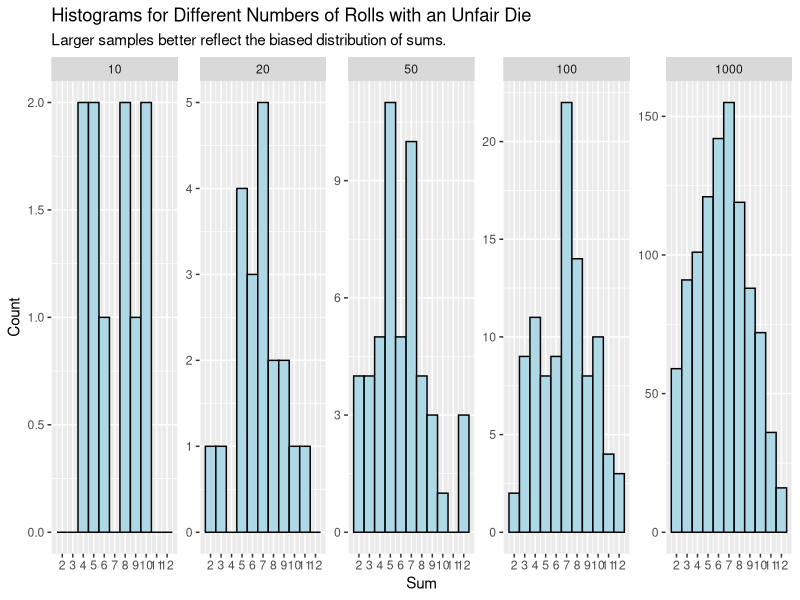
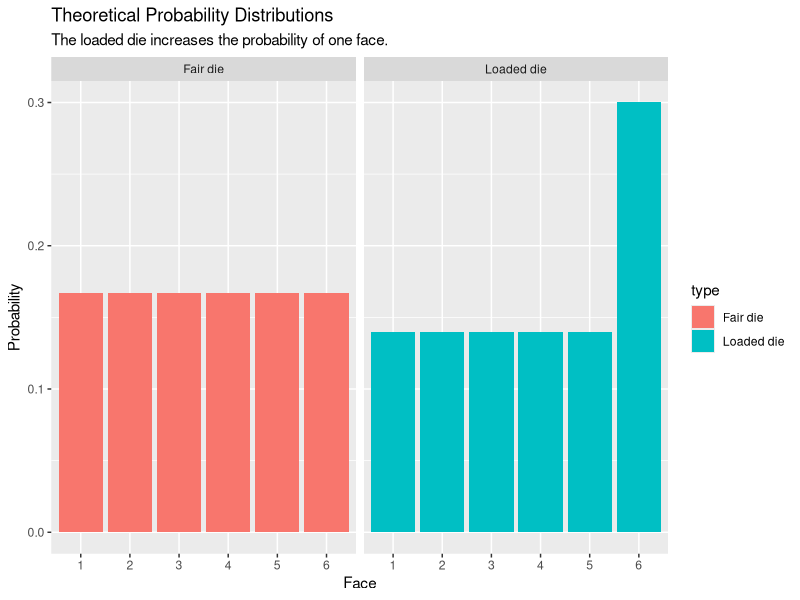
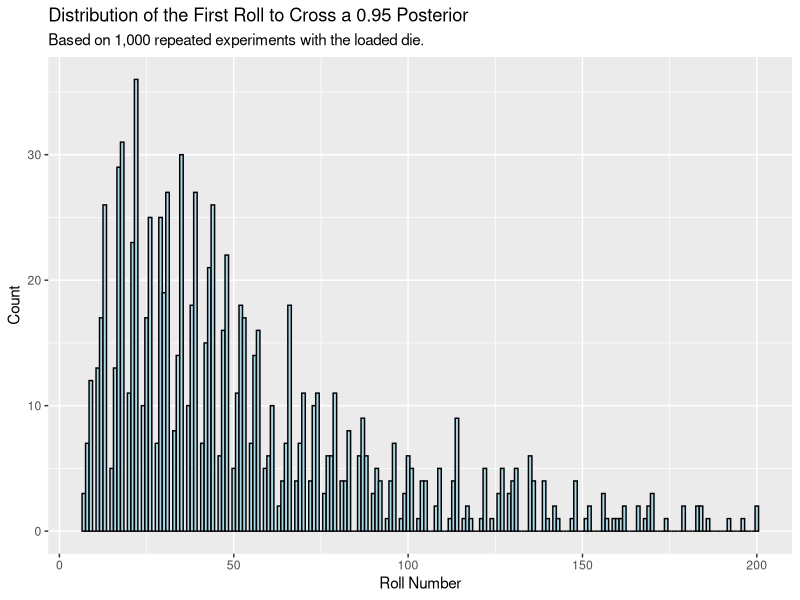

Recreate these plots in R, in order.
## ---- chunk 1
#| message: false
library(tidyverse)
## ---- chunk 2
#| cache: true
throw_dice <- function(n, weights = rep(1/6, 6)) {
  dice1 <- sample(1:6, size = n, replace = TRUE, prob = weights)
  dice2 <- sample(1:6, size = n, replace = TRUE, prob = weights)
  dice1 + dice2
}
## ---- chunk 3
set.seed(10)

weights <- c(0.25, rep(0.75 / 5, 5))
sample_sizes <- c(10, 20, 50, 100, 1000)

simulations <- tibble(
  n = sample_sizes,
  sums = map(n, ~ throw_dice(.x, weights = weights))
)

simulations |>
  unnest(sums) |>
  mutate(n = factor(n, levels = sample_sizes)) |>
  ggplot(aes(x = sums)) +
  geom_histogram(binwidth = 1, color = "black", fill = "lightblue") +
  scale_x_continuous(breaks = 2:12) +
  facet_wrap(~ n, scales = "free_y", ncol = 5) +
  labs(
    title = "Histograms for Different Numbers of Rolls with an Unfair Die",
    subtitle = "Larger samples better reflect the biased distribution of sums.",
    x = "Sum",
    y = "Count"
  )
## ---- chunk 4
fair_probs <- tibble(
  face = 1:6,
  probability = rep(1 / 6, 6),
  type = "Fair die"
)

loaded_probs <- tibble(
  face = 1:6,
  probability = c(rep(0.14, 5), 0.30),
  type = "Loaded die"
)

probabilities <- bind_rows(fair_probs, loaded_probs)

probabilities |>
  ggplot(aes(x = factor(face), y = probability, fill = type)) +
  geom_col(position = "dodge") +
  facet_wrap(~ type) +
  labs(
    title = "Theoretical Probability Distributions",
    subtitle = "The loaded die increases the probability of one face.",
    x = "Face",
    y = "Probability"
  )
## ---- chunk 5
#| cache: true
log_lr <- function(rolls) {
  p_loaded <- c(rep(0.14, 5), 0.30)
  p_fair <- rep(1 / 6, 6)
  log(p_loaded[rolls] / p_fair[rolls])
}
## ---- chunk 6
set.seed(10)

simulate_stopping_time <- function() {
  rolls <- sample(1:6, 200, replace = TRUE, prob = c(0.14, 0.14, 0.14, 0.14, 0.14, 0.30))
  posterior <- cumsum(log_lr(rolls))
  posterior_prob <- 1 / (1 + exp(-posterior))
  which(posterior_prob >= 0.95)[1]
}

stopping_times <- map_int(1:1000, ~ simulate_stopping_time())

tibble(stopping_time = stopping_times) |>
  ggplot(aes(x = stopping_time)) +
  geom_histogram(binwidth = 1, color = "black", fill = "lightblue") +
  labs(
    title = "Distribution of the First Roll to Cross a 0.95 Posterior",
    subtitle = "Based on 1,000 repeated experiments with the loaded die.",
    x = "Roll Number",
    y = "Count"
  )
